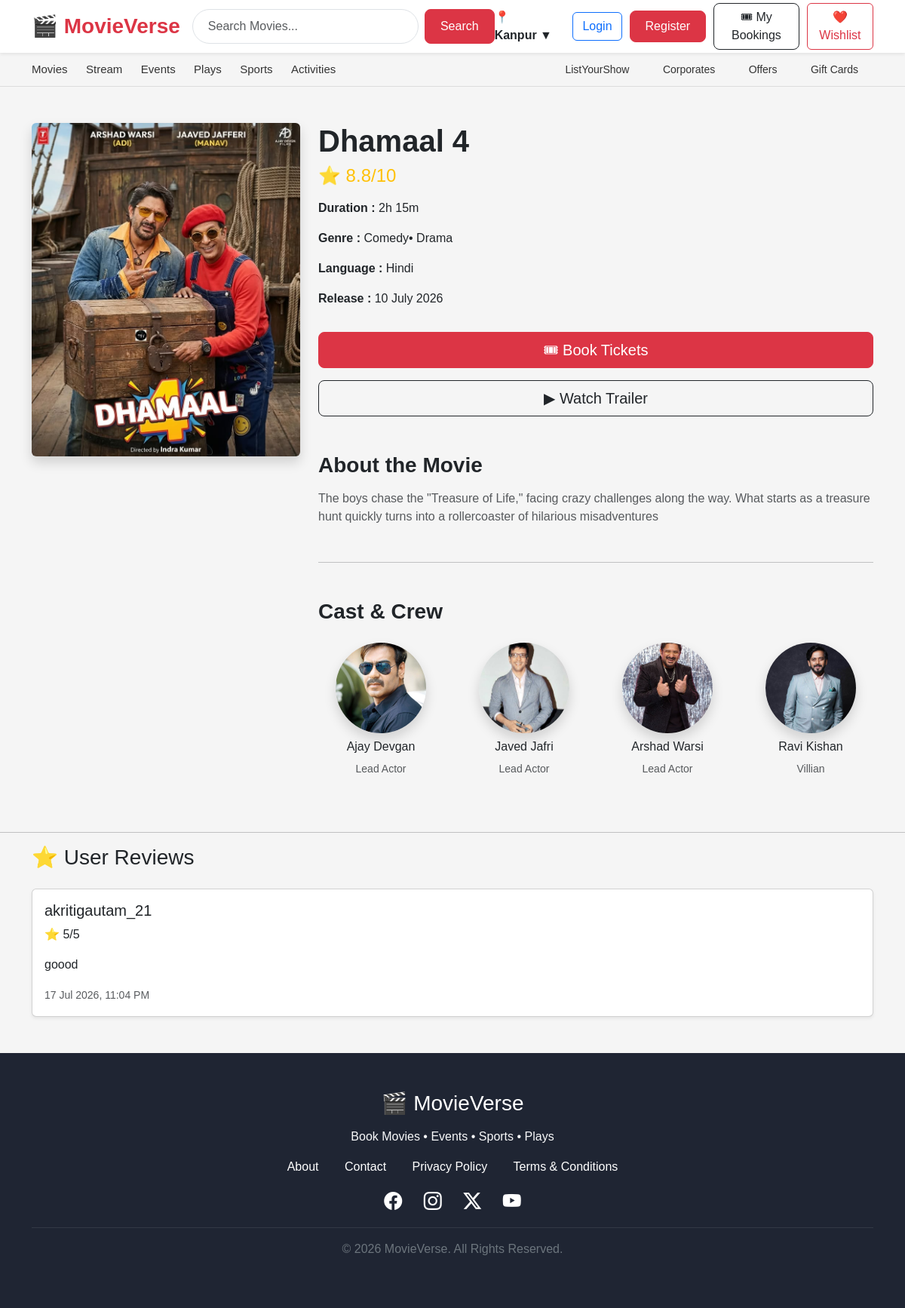
Page /movie/9/ on the committed database.
### movies/models.py (models this page shows, shortened)
class Movie(models.Model):
    title = models.CharField(max_length=100)
    rating = models.CharField(max_length=20)
    genre = models.CharField(max_length=100)
    duration = models.CharField(max_length=50)
    language = models.CharField(max_length=100)
    release = models.CharField(max_length=100)
    trailer = models.URLField(blank=True)
    image = models.ImageField(upload_to="movies/")
    about = models.TextField()

class Cast(models.Model):
    movie = models.ForeignKey(
        Movie,
        on_delete=models.CASCADE,
        related_name="casts"
    )
    name = models.CharField(max_length=100)
    role = models.CharField(max_length=100)
    image = models.ImageField(upload_to="cast/")

class Review(models.Model):
    movie = models.ForeignKey(
        Movie,
        on_delete=models.CASCADE
    )
    user = models.ForeignKey(
        User,
        on_delete=models.CASCADE
    )
    rating = models.IntegerField()
    comment = models.TextField()
    created_at = models.DateTimeField(auto_now_add=True)

### movies/views.py (the view, shortened to what this page needs)
# urls.py: path("movie/<int:id>/", views.movie_detail, name="movie_detail"),
def movie_detail(request, id):
    movie = get_object_or_404(Movie, id=id)
    casts = Cast.objects.filter(movie=movie)
    reviews = Review.objects.filter(movie=movie).order_by("-created_at")
    return render(request, "movie_detail.html", {
        "movie": movie,
        "casts": casts,
        "reviews": reviews,
    })

### templates/movie_detail.html (shortened to what this page needs)
{% extends 'base.html' %}
{% load static %}
{% block content %}
<div class="container mt-5">
    <div class="row">
        <div class="col-lg-4 col-md-5 text-center mb-4">
            <img src="{{ movie.image.url }}"
                 class="img-fluid rounded shadow">
        </div>
        <div class="col-lg-8 col-md-7">
            <h1 class="fw-bold">{{ movie.title }}</h1>
            <h4 class="text-warning">
                ⭐ {{ movie.rating }}
            </h4>
            <p class="mt-3">
                <strong>Duration :</strong> {{ movie.duration }}
            </p>
            <p>
                <strong>Genre :</strong> {{ movie.genre }}
            </p>
            <p>
                <strong>Language :</strong> {{ movie.language }}
            </p>
            <p>
                <strong>Release :</strong> {{ movie.release }}
            </p>
            <a href="{% url 'shows' movie.id %}"
               class="btn btn-danger btn-lg mt-3 d-block d-md-inline-block w-100">
                🎟 Book Tickets
            </a>
            <div class="mt-3">
                {% if movie.trailer %}
            <a href="{{ movie.trailer }}"
                target="_blank"
                class="btn btn-outline-dark btn-lg d-block d-md-inline-block w-100">
                ▶ Watch Trailer
            </a>
        {% else %}
                <button class="btn btn-outline-secondary btn-lg d-block d-md-inline-block w-100" disabled>
                    Trailer Not Available
                </button>
        {% endif %}
            </div>
            <div class="mt-5">
                <h3><b>About the Movie</b></h3>
                <p class="text-muted mt-3">
                    {{ movie.about }}
                </p>
            </div>
            <hr class="my-5">
            <h3 class="mb-4"><b>Cast & Crew</b></h3>
            <div class="row">
                {% for actor in casts %}
                <div class="col-lg-3 col-md-4 col-sm-6 col-6 text-center mb-4">
                    <img src="{{ actor.image.url }}"
                         class="rounded-circle shadow"
                         width="120"
                         height="120"
                         style="object-fit:cover;">
                    <h6 class="mt-2">
                        {{ actor.name }}
                    </h6>
                    <small class="text-muted">
                        {{ actor.role }}
                    </small>
                </div>
                {% empty %}
                <div class="col-12">
                    <div class="alert alert-warning text-center">
                        No Cast Added Yet
                    </div>
                </div>
                {% endfor %}
            </div>
        </div>
    </div>
</div>
<hr class="mt-5">
<div class="container mb-5">
    <h3 class="mb-4">
        ⭐ User Reviews
    </h3>
    {% for review in reviews %}
    <div class="card mb-3 shadow-sm">
        <div class="card-body">
            <h5>
                {{ review.user.username }}
            </h5>
            <p>
                ⭐ {{ review.rating }}/5
            </p>
            <p>
                {{ review.comment }}
            </p>
            <small class="text-muted">
                {{ review.created_at|date:"d M Y, h:i A" }}
            </small>
        </div>
    </div>
    {% empty %}
    <div class="alert alert-info">
        No Reviews Yet.
    </div>
    {% endfor %}
</div>
{% endblock %}

### templates/base.html (shortened to what this page needs)
{% load static %}
<!DOCTYPE html>
<html lang="en">
<head>
    <link href="https://cdn.jsdelivr.net/npm/bootstrap@5.3.3/dist/css/bootstrap.min.css" rel="stylesheet">
    <link rel="stylesheet" href="https://cdn.jsdelivr.net/npm/bootstrap-icons@1.11.3/font/bootstrap-icons.min.css">
    <link rel="stylesheet" href="{% static 'css/style.css' %}">
</head>
<body>
<nav class="navbar navbar-expand-lg bg-white shadow-sm sticky-top">
    <div class="container">
        <a class="navbar-brand fw-bold text-danger fs-3"
           href="{% url 'home' %}">
            🎬 MovieVerse
        </a>
        <div class="collapse navbar-collapse" id="navbarContent">
            <form class="d-flex search-form mx-lg-auto my-3 my-lg-0"
                  method="GET"
                  action="{% url 'home' %}">
                <input
                    class="form-control me-2"
                    type="search"
                    name="q"
                    value="{{ query }}"
                    placeholder="Search Movies...">
                <button class="btn btn-danger">
                    Search
                </button>
            </form>
            <div class="navbar-right ms-lg-auto">
                <span class="location">
                    📍 Kanpur ▼
                </span>
                {% if user.is_authenticated %}
                    <a href="{% url 'profile' %}"
                       class="btn btn-outline-primary">
                        👤 {{ user.username }}
                    </a>
                    <a href="{% url 'logout' %}"
                       class="btn btn-danger">
                        Logout
                    </a>
                {% else %}
                    <a href="{% url 'login' %}"
                       class="btn btn-outline-primary">
                        Login
                    </a>
                    <a href="{% url 'register' %}"
                       class="btn btn-danger">
                        Register
                    </a>
                {% endif %}
                <a href="{% url 'booking_history' %}"
                   class="btn btn-outline-dark">
                    🎟 My Bookings
                </a>
                <a href="{% url 'wishlist' %}"
                   class="btn btn-outline-danger">
                    ❤️ Wishlist
                </a>
            </div>
        </div>
    </div>
</nav>
<div class="category-bar">
    <div class="container d-flex justify-content-between align-items-center">
        <div class="left-links">
            <a href="#">Movies</a>
            <a href="#">Stream</a>
            <a href="#">Events</a>
            <a href="#">Plays</a>
            <a href="#">Sports</a>
            <a href="#">Activities</a>
        </div>
        <div class="right-links">
            <a href="#">ListYourShow</a>
            <a href="#">Corporates</a>
            <a href="#">Offers</a>
            <a href="#">Gift Cards</a>
        </div>
    </div>
</div>
{% block content %}
{% endblock %}
<footer class="footer mt-5">
    <div class="container text-center">
        <h3 class="text-white mb-3">
            🎬 MovieVerse
        </h3>
        <p class="text-light">
            Book Movies • Events • Sports • Plays
        </p>
        <div class="footer-links my-3">
            <a href="#">About</a>
            <a href="#">Contact</a>
            <a href="#">Privacy Policy</a>
            <a href="#">Terms & Conditions</a>
        </div>
        <div class="social-icons my-3">
            <a href="#"><i class="bi bi-facebook"></i></a>
            <a href="#"><i class="bi bi-instagram"></i></a>
            <a href="#"><i class="bi bi-twitter-x"></i></a>
            <a href="#"><i class="bi bi-youtube"></i></a>
        </div>
        <hr class="text-secondary">
        <p class="text-secondary">
            © 2026 MovieVerse. All Rights Reserved.
        </p>
    </div>
</footer>
</body>
</html>

### static/css/style.css (style rules this page uses)
* { margin:0; padding:0; box-sizing:border-box; }
body { background:#f5f5f5; font-family:Arial, Helvetica, sans-serif; }
.navbar { height:70px; }
.navbar-brand { font-size:30px; font-weight:700; }
.navbar input { border-radius:30px; padding:10px 20px; }
.navbar .btn-danger { border-radius:8px; padding:8px 20px; }
.navbar .btn-outline-dark { border-radius:8px; }
.category-bar { background:#f5f5f5; padding:10px 0; border-bottom:1px solid #ddd; }
.category-bar a { text-decoration:none; color:#333; margin-right:20px; font-size:15px; font-weight:500; transition:.3s; }
.right-links a { font-size:14px; margin-left:20px; }
.footer { background:#1f2533; padding:50px 0; }
.footer-links a { color:white; text-decoration:none; margin:0 15px; transition:.3s; }
.social-icons a { color:white; font-size:24px; margin:0 12px; transition:.3s; }
.search-form { width:50%; }
.navbar-right { display:flex; align-items:center; gap:10px; }
.location { font-weight:600; margin-right:15px; }

### rows in the picture
Movie: image (picture), title "Dhamaal 4", rating "8.8/10", duration "2h 15m", genre "Comedy• Drama", language "Hindi", release "10 July 2026", about "The boys chase the \"Treasure of Life,\" facing crazy challenges along the way. What starts as a treasure hunt quickly turns into a rollercoaster of hilarious misadventures"
Cast: image (picture), name "Ajay Devgan", role "Lead Actor"
Cast: image (picture), name "Javed Jafri", role "Lead Actor"
Cast: image (picture), name "Arshad Warsi", role "Lead Actor"
Cast: image (picture), name "Ravi Kishan", role "Villian"
Review: user.username "akritigautam_21", rating "5", comment "goood", created_at "17 Jul 2026, 11:04 PM"
